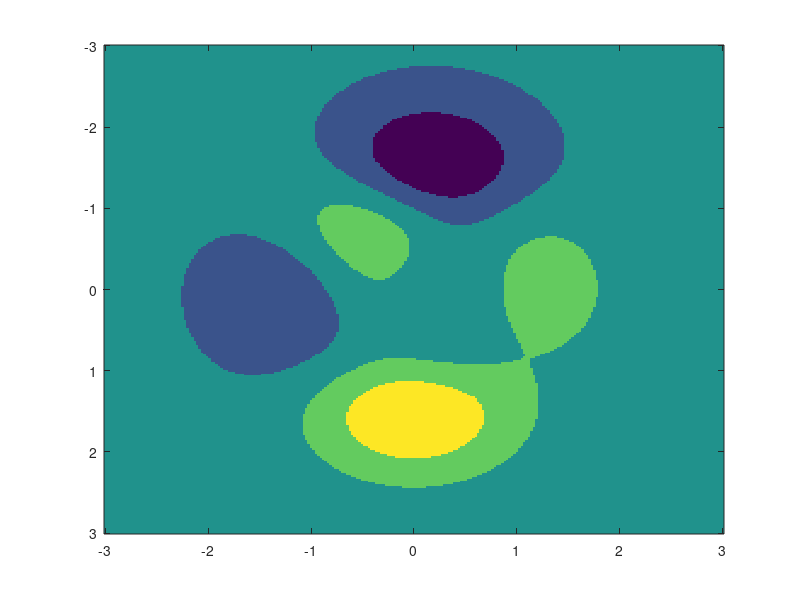

Here is the MATLAB script that generated this plot:
function[Y0,C] = setupPeaks(np,nc)
%[Y0,C] = setupPeaks(np)
if not(exist('np','var')) || isempty(np)
    np = 8000;
end

if not(exist('nc','var')) || isempty(nc)
    nc = 5;
end
ns = 256;
[xx,yy,cc] = peaks(ns);
t1 = linspace(min(xx(:)),max(xx(:)),ns);
t2 = linspace(min(yy(:)),max(yy(:)),ns);

% Binarize it
mxcc = max(cc(:)); mncc = min(cc(:)); 
hc = (mxcc - mncc)/(nc);
ccb = zeros(size(cc));
for i=1:nc
    ii = find( (mncc + (i-1)*hc)< cc & cc <= (mncc+i*hc));
    ccb(ii) = i-1;
end

figure(1)
imagesc(t1,t2,reshape(ccb,ns,ns))
% keyboard
% keyboard
rng('default');

% draw same number of points per class
Y0 = [];
npc = ceil(np/nc);
for k=0:nc-1
   xk = [xx(ccb==k) yy(ccb==k)];
   inds = randi(size(xk,1),npc,1);
   
   Y0 = [Y0; xk(inds,:)];
end

C = kron(eye(nc),ones(npc,1));

% viewFeatures2D(Y0,C);
% 
% 
% inds = randi(numel(ccb),np,1);
% x1 = xx(inds);
% x2 = yy(inds);
% c  = ccb(inds);
% xb = [ x1(c==0) x2(c==0)];  % Blue points
% xr = [ x1(c==1) x2(c==1)];  % Red points
% xg = [ x1(c==2) x2(c==2)];  % Green points
% xm = [ x1(c==3) x2(c==3)];  % Black points
% xy = [ x1(c==4) x2(c==4)];  % Yellow points
% 
% [c,sp] = sort(c);
% 
% % make sure to have a balanced set
% lenb = size(xb,1);
% lenr = size(xr,1);
% leng = size(xg,1);
% lenm = size(xm,1);
% leny = size(xy,1);
% % make the problem balanced
% len = min([lenb;lenr;leng;lenm;leny]);
% xb = xb(1:len,:);
% xr = xr(1:len,:);
% xm = xm(1:len,:);
% xg = xg(1:len,:);
% xy = xy(1:len,:);
% 
% % figure(1);
% % hold on
% % plot(xb(:,1),xb(:,2),'ob');
% % plot(xr(:,1),xr(:,2),'or');
% % plot(xg(:,1),xg(:,2),'og');
% % plot(xm(:,1),xm(:,2),'ok');
% % plot(xy(:,1),xy(:,2),'oy');
% % hold off
% 
% Y0 = [xb;xr;xg;xm;xy];
% 
% C  = [[ones(len,1) zeros(len,4)]; ...
%       [zeros(len,1) ones(len,1) zeros(len,3)]; ...
%       [zeros(len,2) ones(len,1) zeros(len,2)]; ...
%       [zeros(len,3) ones(len,1) zeros(len,1)]; ...
%       [zeros(len,4) ones(len,1)]];
%   
% disp('Number of points per class');
% fprintf('%3d   %3d   %3d   %3d   %3d\n',lenb,lenr,leng,lenm,leny)  
